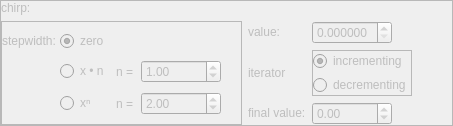
          <widget class="QFrame" name="fr_Chirp">
           <property name="enabled">
            <bool>false</bool>
           </property>
           <property name="frameShape">
            <enum>QFrame::StyledPanel</enum>
           </property>
           <property name="frameShadow">
            <enum>QFrame::Raised</enum>
           </property>
           <layout class="QVBoxLayout" name="verticalLayout_2">
            <property name="leftMargin">
             <number>0</number>
            </property>
            <property name="topMargin">
             <number>0</number>
            </property>
            <property name="rightMargin">
             <number>0</number>
            </property>
            <property name="bottomMargin">
             <number>0</number>
            </property>
            <item>
             <layout class="QGridLayout" name="gl_Phase_2" columnstretch="1,0,0,0">
              <item row="2" column="1" rowspan="2">
               <widget class="QLabel" name="lb_CountDirectionChirp">
                <property name="sizePolicy">
                 <sizepolicy hsizetype="Fixed" vsizetype="Fixed">
                  <horstretch>0</horstretch>
                  <verstretch>0</verstretch>
                 </sizepolicy>
                </property>
                <property name="text">
                 <string>iterator</string>
                </property>
                <property name="margin">
                 <number>0</number>
                </property>
               </widget>
              </item>
              <item row="2" column="2" rowspan="2">
               <widget class="QFrame" name="fr_CountDirectionChirp">
                <property name="sizePolicy">
                 <sizepolicy hsizetype="Fixed" vsizetype="Fixed">
                  <horstretch>0</horstretch>
                  <verstretch>0</verstretch>
                 </sizepolicy>
                </property>
                <property name="frameShape">
                 <enum>QFrame::StyledPanel</enum>
                </property>
                <property name="frameShadow">
                 <enum>QFrame::Raised</enum>
                </property>
                <layout class="QVBoxLayout" name="verticalLayout_9">
                 <property name="spacing">
                  <number>4</number>
                 </property>
                 <property name="leftMargin">
                  <number>0</number>
                 </property>
                 <property name="topMargin">
                  <number>0</number>
                 </property>
                 <property name="rightMargin">
                  <number>0</number>
                 </property>
                 <property name="bottomMargin">
                  <number>0</number>
                 </property>
                 <item>
                  <widget class="QRadioButton" name="rb_PosCountChirp">
                   <property name="text">
                    <string>incrementing</string>
                   </property>
                   <property name="checked">
                    <bool>true</bool>
                   </property>
                  </widget>
                 </item>
                 <item>
                  <widget class="QRadioButton" name="rb_NegCountChirp">
                   <property name="text">
                    <string>decrementing</string>
                   </property>
                  </widget>
                 </item>
                </layout>
               </widget>
              </item>
              <item row="4" column="1">
               <widget class="QLabel" name="lb_EndValueChirp">
                <property name="sizePolicy">
                 <sizepolicy hsizetype="Fixed" vsizetype="Fixed">
                  <horstretch>0</horstretch>
                  <verstretch>0</verstretch>
                 </sizepolicy>
                </property>
                <property name="text">
                 <string>final value:</string>
                </property>
               </widget>
              </item>
              <item row="1" column="0" rowspan="4">
               <widget class="QFrame" name="fr_DefCountChirp">
                <property name="sizePolicy">
                 <sizepolicy hsizetype="Expanding" vsizetype="Minimum">
                  <horstretch>0</horstretch>
                  <verstretch>0</verstretch>
                 </sizepolicy>
                </property>
                <property name="frameShape">
                 <enum>QFrame::StyledPanel</enum>
                </property>
                <property name="frameShadow">
                 <enum>QFrame::Raised</enum>
                </property>
                <layout class="QGridLayout" name="gridLayout_4">
                 <property name="leftMargin">
                  <number>0</number>
                 </property>
                 <property name="topMargin">
                  <number>0</number>
                 </property>
                 <property name="rightMargin">
                  <number>0</number>
                 </property>
                 <property name="bottomMargin">
                  <number>0</number>
                 </property>
                 <property name="horizontalSpacing">
                  <number>4</number>
                 </property>
                 <property name="verticalSpacing">
                  <number>0</number>
                 </property>
                 <item row="1" column="1">
                  <widget class="QRadioButton" name="rb_LinStepChirp">
                   <property name="text">
                    <string>x • n </string>
                   </property>
                  </widget>
                 </item>
                 <item row="2" column="1">
                  <widget class="QRadioButton" name="rb_ExpStepChirp">
                   <property name="text">
                    <string>xⁿ</string>
                   </property>
                  </widget>
                 </item>
                 <item row="0" column="1">
                  <widget class="QRadioButton" name="rb_NoStepChirp">
                   <property name="text">
                    <string>zero</string>
                   </property>
                   <property name="checked">
                    <bool>true</bool>
                   </property>
                  </widget>
                 </item>
                 <item row="0" column="0">
                  <widget class="QLabel" name="lb_StepDefChirp">
                   <property name="sizePolicy">
                    <sizepolicy hsizetype="Fixed" vsizetype="Fixed">
                     <horstretch>0</horstretch>
                     <verstretch>0</verstretch>
                    </sizepolicy>
                   </property>
                   <property name="text">
                    <string>stepwidth:</string>
                   </property>
                  </widget>
                 </item>
                 <item row="2" column="3">
                  <widget class="QDoubleSpinBox" name="dspb_ExpStepChirp">
                   <property name="enabled">
                    <bool>false</bool>
                   </property>
                   <property name="sizePolicy">
                    <sizepolicy hsizetype="Fixed" vsizetype="Fixed">
                     <horstretch>0</horstretch>
                     <verstretch>0</verstretch>
                    </sizepolicy>
                   </property>
                   <property name="minimumSize">
                    <size>
                     <width>80</width>
                     <height>0</height>
                    </size>
                   </property>
                   <property name="minimum">
                    <double>0.010000000000000</double>
                   </property>
                   <property name="value">
                    <double>2.000000000000000</double>
                   </property>
                  </widget>
                 </item>
                 <item row="1" column="3">
                  <widget class="QDoubleSpinBox" name="dspb_LinStepChirp">
                   <property name="enabled">
                    <bool>false</bool>
                   </property>
                   <property name="minimum">
                    <double>0.010000000000000</double>
                   </property>
                   <property name="maximum">
                    <double>9999.989999999999782</double>
                   </property>
                   <property name="value">
                    <double>1.000000000000000</double>
                   </property>
                  </widget>
                 </item>
                 <item row="2" column="2">
                  <widget class="QLabel" name="lb_ExpNChirp">
                   <property name="enabled">
                    <bool>false</bool>
                   </property>
                   <property name="text">
                    <string>n = </string>
                   </property>
                  </widget>
                 </item>
                 <item row="1" column="2">
                  <widget class="QLabel" name="lb_LinNChirp">
                   <property name="enabled">
                    <bool>false</bool>
                   </property>
                   <property name="text">
                    <string>n =</string>
                   </property>
                  </widget>
                 </item>
                 <item row="1" column="4">
                  <spacer name="horizontalSpacer_6">
                   <property name="orientation">
                    <enum>Qt::Horizontal</enum>
                   </property>
                   <property name="sizeHint" stdset="0">
                    <size>
                     <width>20</width>
                     <height>20</height>
                    </size>
                   </property>
                  </spacer>
                 </item>
                </layout>
               </widget>
              </item>
              <item row="0" column="0">
               <widget class="QLabel" name="lb_Chirp">
                <property name="sizePolicy">
                 <sizepolicy hsizetype="Fixed" vsizetype="Fixed">
                  <horstretch>0</horstretch>
                  <verstretch>0</verstretch>
                 </sizepolicy>
                </property>
                <property name="font">
                 <font>
                  <pointsize>9</pointsize>
                 </font>
                </property>
                <property name="text">
                 <string>chirp:</string>
                </property>
               </widget>
              </item>
              <item row="1" column="2">
               <widget class="QDoubleSpinBox" name="dspb_StartValueChirp">
                <property name="sizePolicy">
                 <sizepolicy hsizetype="Minimum" vsizetype="Fixed">
                  <horstretch>0</horstretch>
                  <verstretch>0</verstretch>
                 </sizepolicy>
                </property>
                <property name="minimumSize">
                 <size>
                  <width>80</width>
                  <height>0</height>
                 </size>
                </property>
                <property name="maximumSize">
                 <size>
                  <width>80</width>
                  <height>16777215</height>
                 </size>
                </property>
                <property name="decimals">
                 <number>6</number>
                </property>
                <property name="maximum">
                 <double>999999.989999999990687</double>
                </property>
                <property name="singleStep">
                 <double>0.000001000000000</double>
                </property>
               </widget>
              </item>
              <item row="4" column="2">
               <widget class="QDoubleSpinBox" name="dspb_EndValueChirp">
                <property name="maximumSize">
                 <size>
                  <width>80</width>
                  <height>16777215</height>
                 </size>
                </property>
                <property name="minimum">
                 <double>-999999.000000000000000</double>
                </property>
               </widget>
              </item>
              <item row="1" column="1">
               <widget class="QLabel" name="lb_StartValueChirp">
                <property name="sizePolicy">
                 <sizepolicy hsizetype="Fixed" vsizetype="Fixed">
                  <horstretch>0</horstretch>
                  <verstretch>0</verstretch>
                 </sizepolicy>
                </property>
                <property name="text">
                 <string>value:</string>
                </property>
               </widget>
              </item>
              <item row="1" column="3">
               <spacer name="horizontalSpacer_9">
                <property name="orientation">
                 <enum>Qt::Horizontal</enum>
                </property>
                <property name="sizeHint" stdset="0">
                 <size>
                  <width>40</width>
                  <height>20</height>
                 </size>
                </property>
               </spacer>
              </item>
             </layout>
            </item>
           </layout>
          </widget>
